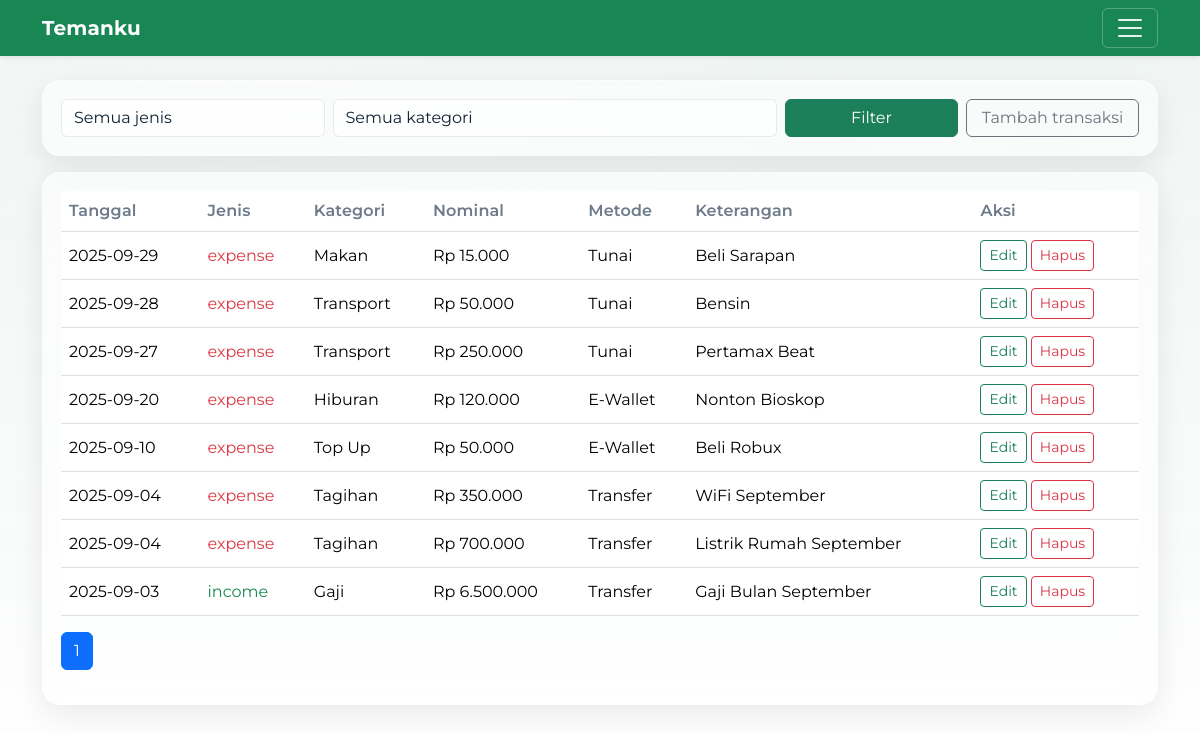
Screenshot of /history (signed in) with the database file from the repository.
### tables this page shows
CREATE TABLE transactions (
  id INTEGER PRIMARY KEY AUTOINCREMENT,
  user_id INTEGER NOT NULL,
  date TEXT NOT NULL,                      -- YYYY-MM-DD
  type TEXT CHECK(type IN ('income','expense')) NOT NULL,
  category_id INTEGER NOT NULL,
  amount REAL NOT NULL,
  source_or_payee TEXT,
  account TEXT,
  notes TEXT,
  FOREIGN KEY (user_id) REFERENCES users(id),
  FOREIGN KEY (category_id) REFERENCES categories(id)
);

### app.py (the view)
@app.get("/history")
@login_required
def history():
    q_type = (request.args.get("type") or "").strip()
    q_cat  = (request.args.get("category_id") or "").strip()
    if q_type not in ("income", "expense"):
        q_type = ""
    if q_cat and not str(q_cat).isdigit():
        q_cat = ""
    per = 20
    try:
        page = int(request.args.get("page", "1"))
    except ValueError:
        page = 1
    page = max(1, page)
    where = ["t.user_id=?"]
    params = [current_user.id]
    if q_type:
        where.append("t.type=?"); params.append(q_type)
    if q_cat:
        where.append("t.category_id=?"); params.append(int(q_cat))
    where_clause = " AND ".join(where)
    with db() as con:
        total = con.execute(
            f"SELECT COUNT(*) AS n FROM transactions t WHERE {where_clause}",
            params
        ).fetchone()["n"]
    pages = max(1, (total + per - 1) // per)
    if page > pages:
        page = pages
    offset = (page - 1) * per
    with db() as con:
        cats = con.execute(
            "SELECT id, type, name FROM categories WHERE user_id=? ORDER BY type, name",
            (current_user.id,)
        ).fetchall()
        rows = con.execute(
            f"""
            SELECT
                t.*,
                COALESCE(c.name, '-') AS category,
                t.source_or_payee AS keterangan,
                t.account AS payment_method
            FROM transactions t
            LEFT JOIN categories c ON c.id = t.category_id
            WHERE {where_clause}
            ORDER BY t.date DESC, t.id DESC
            LIMIT ? OFFSET ?
            """,
            (*params, per, offset)
        ).fetchall()
    return render_template(
        "history.html",
        rows=[dict(r) for r in rows],
        categories=[dict(c) for c in cats],
        q_type=q_type,
        q_cat=q_cat,
        page=page,
        pages=pages,
        title="Riwayat",
    )

### app.py (called while the page is built)
def db():
    conn = sqlite3.connect(APP_DB, timeout=5.0)
    conn.row_factory = sqlite3.Row
    conn.execute("PRAGMA busy_timeout = 5000")
    return conn

@login_manager.user_loader
def load_user(user_id):
    with db() as con:
        row = con.execute("SELECT * FROM users WHERE id=?", (user_id,)).fetchone()
        return User(row) if row else None

def money(x):
    return f"Rp {x:,.0f}".replace(",", ".")

### templates/history.html (shortened to what this page needs)
{% extends "base.html" %}
{% block content %}
<div class="card-soft mb-3">
  <form id="historyFilter" class="row g-2" method="get" novalidate>
    <div class="col-md-3">
      <select class="form-select" name="type" id="typeFilter" aria-label="Filter jenis">
        <option value="">Semua jenis</option>
      </select>
    </div>
    <div class="col-md-5">
      <select class="form-select" name="category_id" id="catFilter" aria-label="Filter kategori">
        <option value="">Semua kategori</option>
      </select>
    </div>
    <div class="col-md-2">
      <button type="submit" class="btn btn-primary w-100">Filter</button>
    </div>
    <div class="col-md-2">
      <a class="btn btn-outline-secondary w-100" href="{{ url_for('add_form') }}">
        Tambah transaksi
      </a>
    </div>
  </form>
</div>
<div class="card-soft">
  <div class="table-responsive">
    <table class="table table-hover align-middle">
      <thead>
        <tr>
          <th>Tanggal</th>
          <th>Jenis</th>
          <th>Kategori</th>
          <th>Nominal</th>
          <th>Metode</th>
          <th>Keterangan</th>
          <th>Aksi</th>
        </tr>
      </thead>
      <tbody>
        {% for r in rows %}
          <tr>
            <td>{{ r.date }}</td>
            <td class="{{ 'text-danger' if r.type=='expense' else 'text-success' }}">{{ r.type }}</td>
            <td>{{ r.category }}</td>
            <td>{{ r.amount|money }}</td>
            <td>{{ r.payment_method }}</td>
            <td>{{ r.keterangan }}</td>
            <td class="text-nowrap">
              <a class="btn btn-sm btn-outline-primary"
                 href="{{ url_for('edit_form', trx_id=r.id) }}">Edit</a>
              <form method="post"
                    action="{{ url_for('delete_trx', trx_id=r.id) }}"
                    class="d-inline"
                    onsubmit="return confirm('Hapus transaksi ini?')">
                <button class="btn btn-sm btn-outline-danger">Hapus</button>
              </form>
            </td>
          </tr>
        {% endfor %}
      </tbody>
    </table>
  </div>
  <nav aria-label="Navigasi halaman riwayat">
    <ul class="pagination">
      {% for i in range(1, pages+1) %}
        <li class="page-item {{ 'active' if i==page else '' }}">
          <a class="page-link"
             href="{{ url_for('history', page=i, type=q_type, category_id=q_cat) }}">{{ i }}</a>
        </li>
      {% endfor %}
    </ul>
  </nav>
</div>
{% endblock %}

### templates/base.html (shortened to what this page needs)
<!doctype html>
<html lang="id">
<head>
  <link href="https://cdn.jsdelivr.net/npm/bootstrap@5.3.3/dist/css/bootstrap.min.css" rel="stylesheet" />
  <link rel="stylesheet" href="{{ url_for('static', filename='style.css') }}">
  <link rel="stylesheet" href="https://cdn.jsdelivr.net/npm/bootstrap-icons@1.11.3/font/bootstrap-icons.min.css">
</head>
<body class="bg-body">
  <nav class="navbar navbar-dark bg-success sticky-top shadow-sm">
    <div class="container">
      <a class="navbar-brand fw-bold" href="{{ url_for('dashboard') }}">Temanku</a>
      <button class="navbar-toggler" type="button"
              data-bs-toggle="offcanvas" data-bs-target="#mainMenu"
              aria-controls="mainMenu" aria-label="Menu">
        <span class="navbar-toggler-icon"></span>
      </button>
    </div>
  </nav>
  {% set ep = request.endpoint %}
  <main class="container my-3 my-md-4">
    {% block content %}{% endblock %}
  </main>
</body>
</html>

### static/style.css (style rules this page uses)
:root { --bg:#0f5132; --page:#e9eef6; --card:rgba(255,255,255,.6); --text:#102132; --muted:#6c7a89; --primary:#1a7f5a; --ring:rgba(26,127,90,.35); --glass-border:rgba(255,255,255,.32); --chart-bar:45, 156, 219; }
* { scroll-behavior:smooth }
body { background:var(--page); color:var(--text); font-family: "Montserrat", system-ui, -apple-system, "Segoe UI", Roboto, "Helvetica Neue", Arial, "Noto Sans", "Apple Color Emoji","Segoe UI Emoji","Segoe UI Symbol", sans-serif; font-feature-settings: "cv01","cv02"; }
.navbar-brand { font-weight:800; letter-spacing:.3px }
.btn { transition:transform .15s ease, box-shadow .2s ease }
.btn-primary { background:var(--primary);border-color:var(--primary) }
.btn-outline-primary { border-color:var(--primary);color:var(--primary) }
.form-control,.form-select { background:rgba(255,255,255,.65);color:var(--text); border:1px solid rgba(0,0,0,.08) }
.table>thead th { color:var(--muted);font-weight:600;letter-spacing:.01em }
.card-soft { background:var(--card); border:1px solid var(--glass-border); border-radius:18px; padding:18px; box-shadow: 0 10px 30px rgba(10,14,29,.08), inset 0 1px 0 rgba(255,255,255,.25); backdrop-filter: blur(14px); -webkit-backdrop-filter: blur(14px); transition:transform .25s ease, box-shadow .25s ease, border-color .25s ease; }
.navbar-brand { font-weight:800; letter-spacing:.2px }
.navbar-toggler { border-color: rgba(255,255,255,.25); }
body { font-family: "Montserrat", system-ui, -apple-system, Segoe UI, Roboto, Arial, sans-serif; }
.navbar { position: sticky; top: 0; z-index: 1100; }
.navbar .navbar-toggler { position: relative; z-index: 1101; }
main { opacity:0; transform: translateY(8px); }
main.page-enter { opacity:1; transform:none; transition:opacity .35s ease, transform .35s ease; }

### rows the page displays
transactions: date "2025-09-29", type "expense", category "Makan", amount "Rp 15.000", payment_method "Tunai", keterangan "Beli Sarapan"
transactions: date "2025-09-28", type "expense", category "Transport", amount "Rp 50.000", payment_method "Tunai", keterangan "Bensin"
transactions: date "2025-09-27", type "expense", category "Transport", amount "Rp 250.000", payment_method "Tunai", keterangan "Pertamax Beat"
transactions: date "2025-09-20", type "expense", category "Hiburan", amount "Rp 120.000", payment_method "E-Wallet", keterangan "Nonton Bioskop"
transactions: date "2025-09-10", type "expense", category "Top Up", amount "Rp 50.000", payment_method "E-Wallet", keterangan "Beli Robux"
transactions: date "2025-09-04", type "expense", category "Tagihan", amount "Rp 350.000", payment_method "Transfer", keterangan "WiFi September"
transactions: date "2025-09-04", type "expense", category "Tagihan", amount "Rp 700.000", payment_method "Transfer", keterangan "Listrik Rumah September"
transactions: date "2025-09-03", type "income", category "Gaji", amount "Rp 6.500.000", payment_method "Transfer", keterangan "Gaji Bulan September"

### other values shown
{{ i }} "1"
